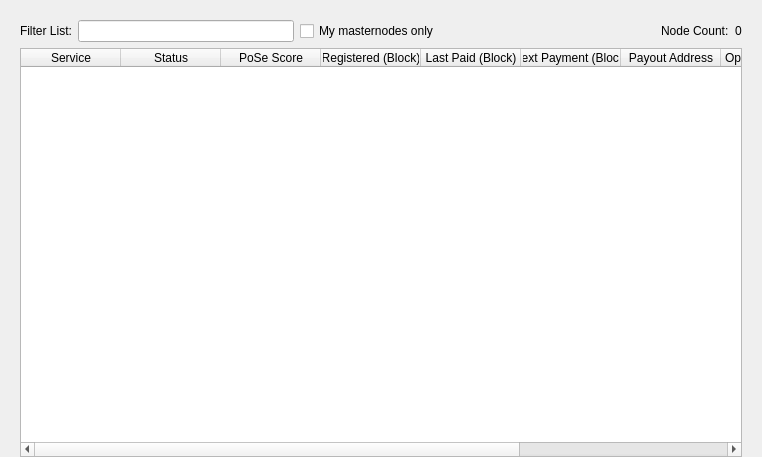
<?xml version="1.0" encoding="UTF-8"?>
<ui version="4.0">
 <class>MasternodeList</class>
 <widget class="QWidget" name="MasternodeList">
  <property name="geometry">
   <rect>
    <x>0</x>
    <y>0</y>
    <width>762</width>
    <height>457</height>
   </rect>
  </property>
  <property name="windowTitle">
   <string>Form</string>
  </property>
  <layout class="QVBoxLayout" name="topLayout">
   <property name="leftMargin">
    <number>20</number>
   </property>
   <property name="topMargin">
    <number>0</number>
   </property>
   <property name="rightMargin">
    <number>20</number>
   </property>
   <property name="bottomMargin">
    <number>0</number>
   </property>
   <item>
    <layout class="QVBoxLayout" name="verticalLayout">
     <property name="bottomMargin">
      <number>0</number>
     </property>
     <item>
      <spacer name="horizontalSpacer0">
       <property name="orientation">
        <enum>Qt::Horizontal</enum>
       </property>
       <property name="sizeHint" stdset="0">
        <size>
         <width>40</width>
         <height>20</height>
        </size>
       </property>
      </spacer>
     </item>
     <item>
      <layout class="QGridLayout" name="gridLayout_3">
       <item row="0" column="0">
        <layout class="QHBoxLayout" name="horizontalLayout_4">
         <property name="bottomMargin">
          <number>0</number>
         </property>
         <item>
          <widget class="QLabel" name="label_filter_2">
           <property name="text">
            <string>Filter List:</string>
           </property>
          </widget>
         </item>
         <item>
          <widget class="QLineEdit" name="filterLineEditDIP3">
           <property name="toolTip">
            <string>Filter masternode list</string>
           </property>
          </widget>
         </item>
         <item>
          <widget class="QCheckBox" name="checkBoxMyMasternodesOnly">
           <property name="toolTip">
            <string>Show only masternodes this wallet has keys for.</string>
           </property>
           <property name="text">
            <string>My masternodes only</string>
           </property>
          </widget>
         </item>
         <item>
          <spacer name="horizontalSpacer_4">
           <property name="orientation">
            <enum>Qt::Horizontal</enum>
           </property>
           <property name="sizeHint" stdset="0">
            <size>
             <width>10</width>
             <height>20</height>
            </size>
           </property>
          </spacer>
         </item>
         <item>
          <widget class="QLabel" name="label_count_2">
           <property name="text">
            <string>Node Count:</string>
           </property>
          </widget>
         </item>
         <item>
          <widget class="QLabel" name="countLabelDIP3">
           <property name="text">
            <string>0</string>
           </property>
          </widget>
         </item>
        </layout>
       </item>
       <item row="1" column="0">
        <widget class="QTableWidget" name="tableWidgetMasternodesDIP3">
         <property name="editTriggers">
          <set>QAbstractItemView::NoEditTriggers</set>
         </property>
         <property name="alternatingRowColors">
          <bool>true</bool>
         </property>
         <property name="selectionMode">
          <enum>QAbstractItemView::SingleSelection</enum>
         </property>
         <property name="selectionBehavior">
          <enum>QAbstractItemView::SelectRows</enum>
         </property>
         <property name="sortingEnabled">
          <bool>true</bool>
         </property>
         <attribute name="horizontalHeaderStretchLastSection">
          <bool>true</bool>
         </attribute>
         <column>
          <property name="text">
           <string>Service</string>
          </property>
         </column>
         <column>
          <property name="text">
           <string>Status</string>
          </property>
         </column>
         <column>
          <property name="text">
           <string>PoSe Score</string>
          </property>
         </column>
         <column>
          <property name="text">
           <string>Registered (Block)</string>
          </property>
         </column>
         <column>
          <property name="text">
           <string>Last Paid (Block)</string>
          </property>
         </column>
         <column>
          <property name="text">
           <string>Next Payment (Block)</string>
          </property>
         </column>
         <column>
          <property name="text">
           <string>Payout Address</string>
          </property>
         </column>
         <column>
          <property name="text">
           <string>Operator Reward</string>
          </property>
         </column>
         <column>
          <property name="text">
           <string>Collateral Address</string>
          </property>
         </column>
         <column>
          <property name="text">
           <string>Owner Address</string>
          </property>
         </column>
        </widget>
       </item>
      </layout>
     </item>
    </layout>
   </item>
  </layout>
 </widget>
 <resources/>
 <connections/>
</ui>
